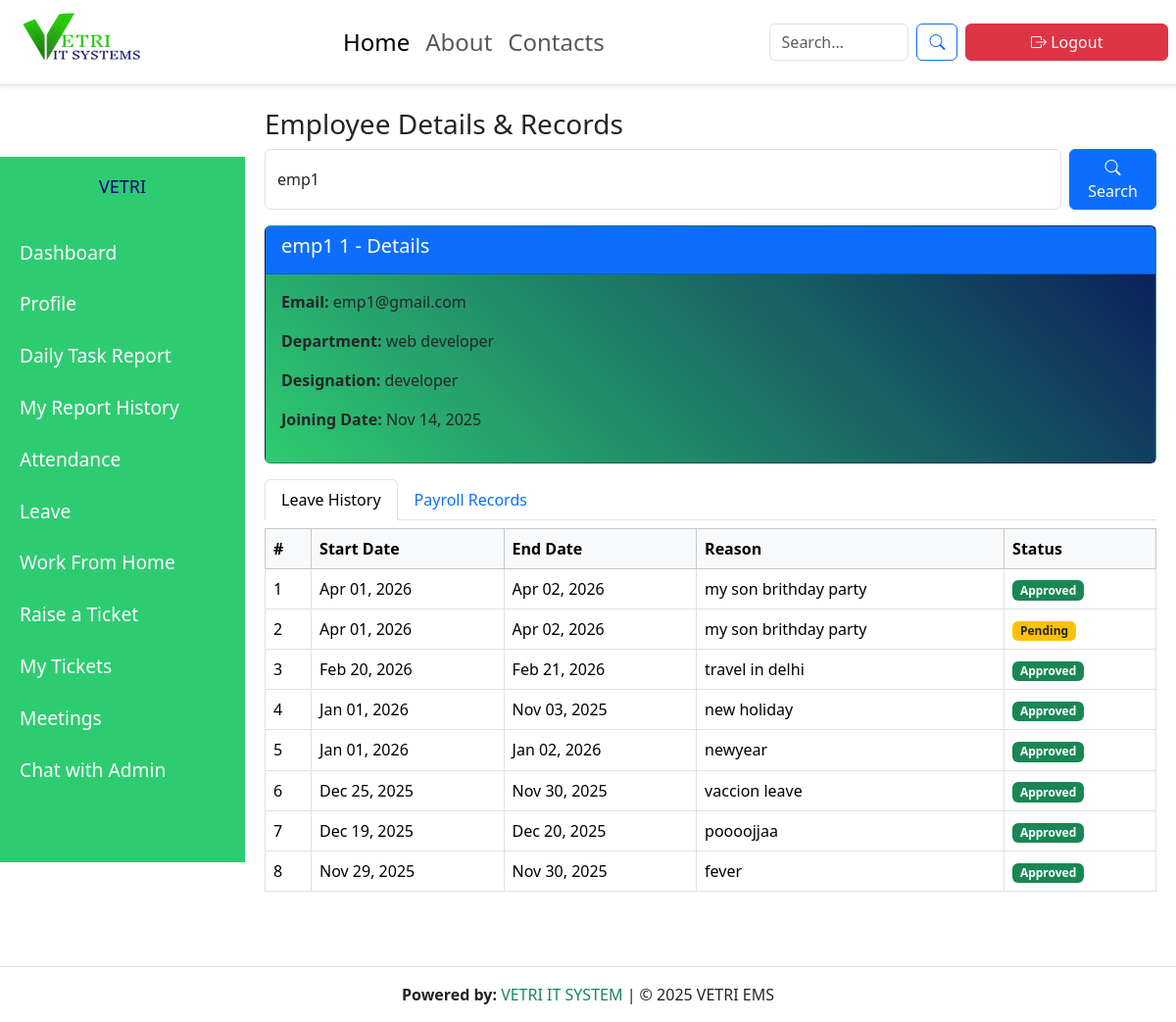
Screenshot of /employee/detail/?q=emp1 with the database file from the repository.
### employees/models.py (models this page shows, shortened)
class Employee(models.Model):
    user = models.OneToOneField(User, on_delete=models.CASCADE, null=True, blank=True)
    emp_id = models.CharField(max_length=20, unique=True)
    first_name = models.CharField(max_length=100)
    last_name = models.CharField(max_length=100, blank=True)
    email = models.EmailField(unique=True)
    phone = models.CharField(max_length=20)
    department = models.ForeignKey(Department, on_delete=models.CASCADE, null=True, blank=True)
    designation = models.ForeignKey(Designation, on_delete=models.CASCADE, null=True, blank=True)
    date_joined = models.DateField(default=timezone.now)
    address = models.TextField(blank=True)

class Department(models.Model):
    name = models.CharField(max_length=100)
    def __str__(self):
        return self.name

class Designation(models.Model):
    title = models.CharField(max_length=100)
    def __str__(self):
        return self.title

class Leave(models.Model):
    employee = models.ForeignKey(Employee, on_delete=models.CASCADE)
    start_date = models.DateField()
    end_date = models.DateField()
    reason = models.TextField()
    status = models.CharField(max_length=10, choices=[
        ('Pending', 'Pending'),
        ('Approved', 'Approved'),
        ('Rejected', 'Rejected'),
    ], default='Pending')

### employees/views.py (the view)
# urls.py: path('employee/detail/', views.employee_detail, name='employee_detail'),
def employee_detail(request):
    query = request.GET.get('q', '')
    employee = None
    leaves = None
    payrolls = None
    if query:
        employee = Employee.objects.filter(first_name__icontains=query) | Employee.objects.filter(last_name__icontains=query)
        if employee.exists():
            employee = employee.first()  # take first match
            leaves = Leave.objects.filter(employee=employee).order_by('-start_date')
            payrolls = Payroll.objects.filter(employee=employee).order_by('-month')
        else:
            employee = None
    return render(request, 'employees/employee_detail.html', {
        'employee': employee,
        'leaves': leaves,
        'payrolls': payrolls,
        'query': query
    })

### employees/context_processors.py (called while the page is built)
def admin_id_processor(request):
    try:
        admin_user = User.objects.filter(is_superuser=True).first()
        return {'admin_id': admin_user.id if admin_user else None}
    except:
        return {'admin_id': None}

def unread_ticket_count(request):
    if request.user.is_authenticated and request.user.is_superuser:
        return {"unread_count": Ticket.objects.filter(is_read=False).count()}
    return {"unread_count": 0}

### employees/templates/employees/employee_detail.html (shortened to what this page needs)
{% extends "base.html" %}
{% load static %}
{% block content %}
  <link href="https://cdn.jsdelivr.net/npm/bootstrap@5.3.3/dist/css/bootstrap.min.css" rel="stylesheet">
  <link href="https://cdn.jsdelivr.net/npm/bootstrap-icons@1.11.1/font/bootstrap-icons.css" rel="stylesheet">
  <div class="main-content">
    <h3>Employee Details & Records</h3>
    <form method="get" class="d-flex mb-3">
      <input type="text" name="q" class="form-control me-2" placeholder="Search by name..." value="{{ query }}">
      <button type="submit" class="btn btn-primary"><i class="bi bi-search"></i> Search</button>
    </form>
    {% if employee %}
    <div class="card mb-3">
      <div class="card-header bg-primary text-white">
        <h5>{{ employee.first_name }} {{ employee.last_name }} - Details</h5>
      </div>
      <div class="card-body">
        <p><strong>Email:</strong> {{ employee.email }}</p>
        <p><strong>Department:</strong> {{ employee.department }}</p>
        <p><strong>Designation:</strong> {{ employee.designation }}</p>
        <p><strong>Joining Date:</strong> {{ employee.date_joined|date:"M d, Y" }}</p>
      </div>
    </div>
    <ul class="nav nav-tabs" id="employeeTabs" role="tablist">
      <li class="nav-item">
        <button class="nav-link active" id="leave-tab" data-bs-toggle="tab" data-bs-target="#leave" type="button">Leave History</button>
      </li>
      <li class="nav-item">
        <button class="nav-link" id="payroll-tab" data-bs-toggle="tab" data-bs-target="#payroll" type="button">Payroll Records</button>
      </li>
    </ul>
    <div class="tab-content mt-2">
      <div class="tab-pane fade show active" id="leave">
        {% if leaves %}
        <table class="table table-bordered  mt-2">
          <thead class="table-light">
            <tr>
              <th>#</th>
              <th>Start Date</th>
              <th>End Date</th>
              <th>Reason</th>
              <th>Status</th>
            </tr>
          </thead>
          <tbody>
            {% for leave in leaves %}
            <tr>
              <td>{{ forloop.counter }}</td>
              <td>{{ leave.start_date|date:"M d, Y" }}</td>
              <td>{{ leave.end_date|date:"M d, Y" }}</td>
              <td>{{ leave.reason }}</td>
              <td>
                <span class="badge {% if leave.status == 'Approved' %}bg-success{% elif leave.status == 'Rejected' %}bg-danger{% else %}bg-warning text-dark{% endif %}">
                  {{ leave.status }}
                </span>
              </td>
            </tr>
            {% endfor %}
          </tbody>
        </table>
        {% else %}
        <p class="mt-2">No leave records found.</p>
        {% endif %}
      </div>
    </div>
    {% else %}
    <p>No employee found. Try searching by first or last name.</p>
    {% endif %}
  </div>
{% endblock %}

### employees/static/css/style.css (style rules this page uses)
body { margin: 0; font-family: 'Poppins', sans-serif; background-color: #f8f9fa; overflow-x: hidden; }
html { scroll-behavior: smooth; }
html, body { overflow-x: hidden !important; }
.card { background: linear-gradient(45deg, #2ECC71, #0A1A5B) !important; color: white; }

### rows the page displays
Employee: first_name "emp1", last_name "1", email "emp1@gmail.com", department "web developer", designation "developer", date_joined "Nov 14, 2025"
Leave: start_date "Apr 01, 2026", end_date "Apr 02, 2026", reason "my son brithday party", status "Approved"
Leave: start_date "Apr 01, 2026", end_date "Apr 02, 2026", reason "my son brithday party", status "Pending"
Leave: start_date "Feb 20, 2026", end_date "Feb 21, 2026", reason "travel in delhi", status "Approved"
Leave: start_date "Jan 01, 2026", end_date "Nov 03, 2025", reason "new holiday", status "Approved"
Leave: start_date "Jan 01, 2026", end_date "Jan 02, 2026", reason "newyear", status "Approved"
Leave: start_date "Dec 25, 2025", end_date "Nov 30, 2025", reason "vaccion leave", status "Approved"
Leave: start_date "Dec 19, 2025", end_date "Dec 20, 2025", reason "poooojjaa", status "Approved"
Leave: start_date "Nov 29, 2025", end_date "Nov 30, 2025", reason "fever", status "Approved"
